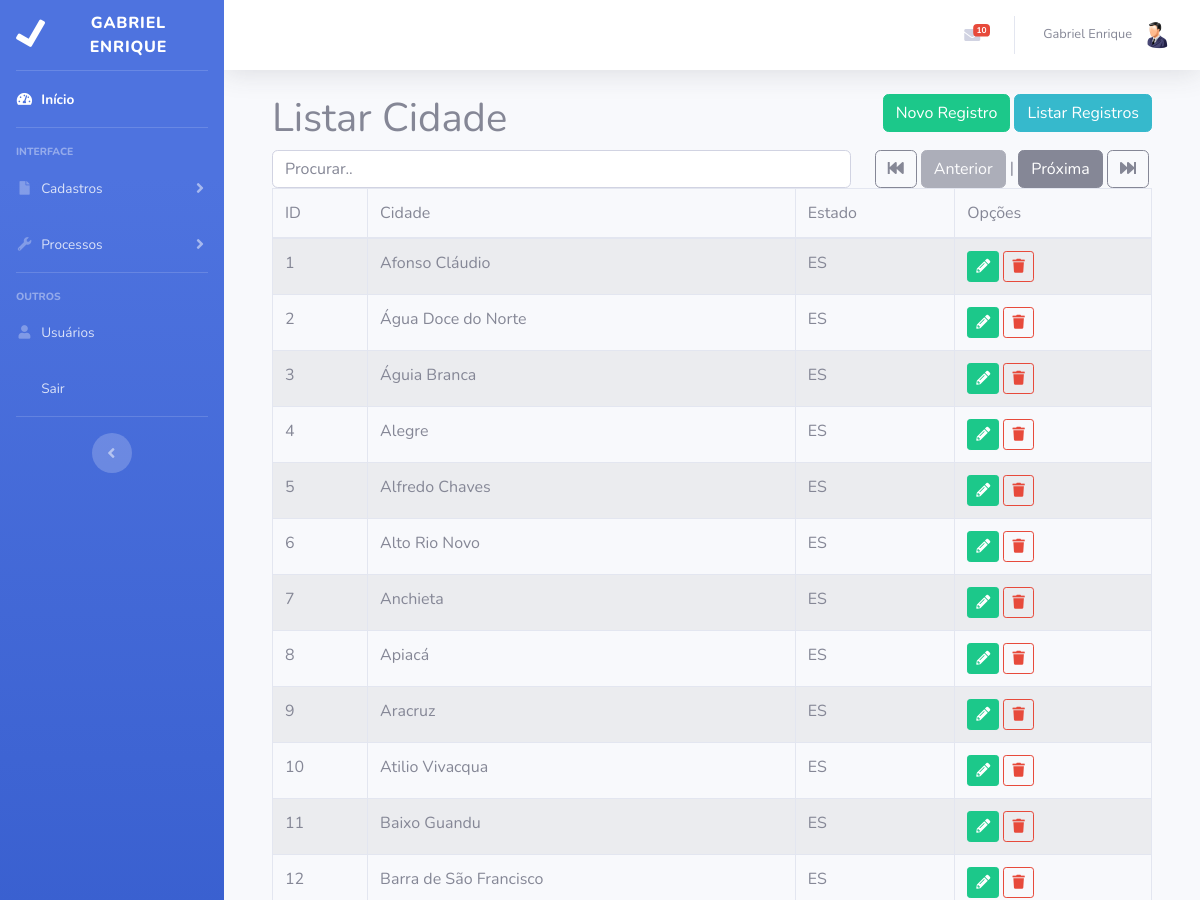
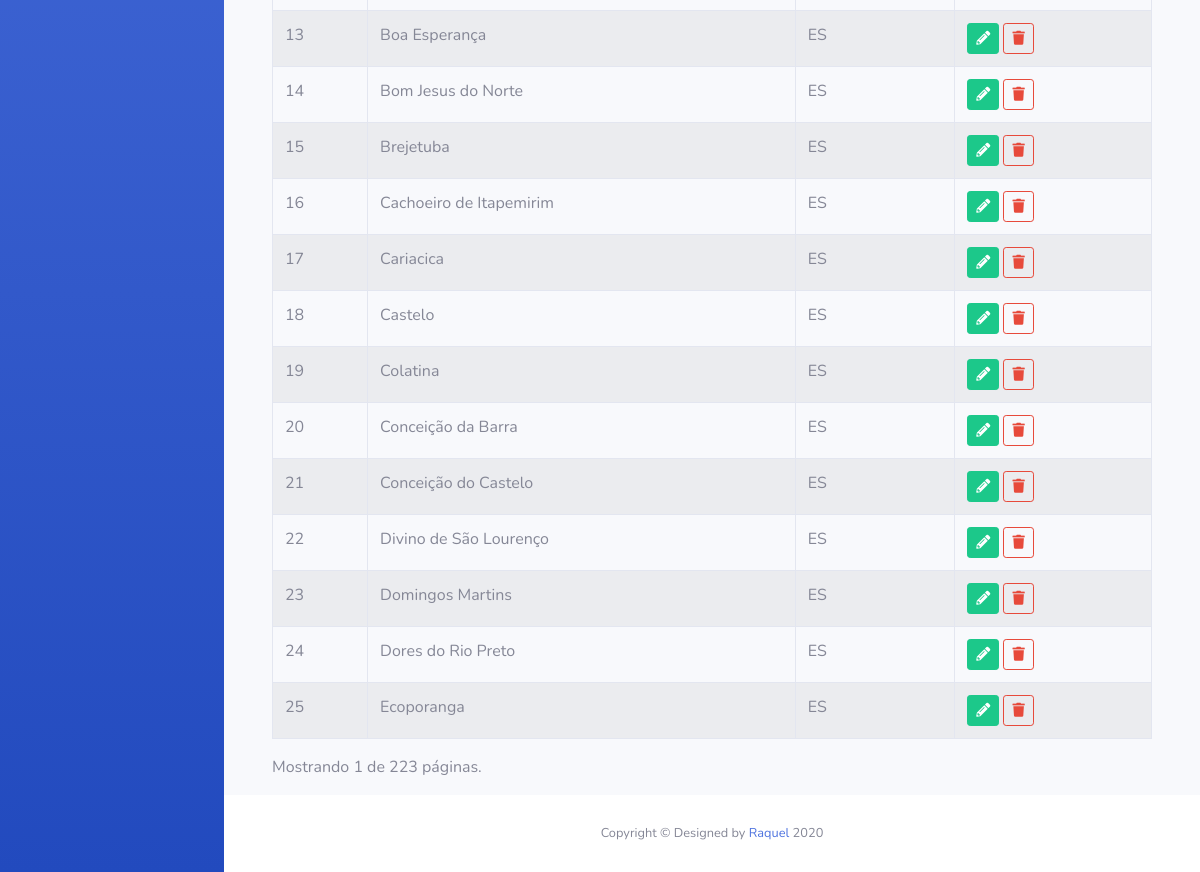
Screenshot of /admin/listar/cidade (signed in) with the database file from the repository (2 pictures, top to bottom).
### tables this page shows
CREATE TABLE `cidade` (
  `codigo` int(11) NOT NULL,
  `cidade` varchar(45) NOT NULL,
  `estado` varchar(2) NOT NULL
);

### admin/listar/cidade.php (the view, shortened to what this page needs)
<?php
$registroPg = "25";
if(!isset($p[3])){
    $pc = 1;
} else $pc = $p[3];
$inicio = $pc - 1;
$inicio = $inicio * $registroPg;
$limite = "SELECT * FROM cidade LIMIT $inicio, $registroPg";
$tr    = "SELECT max(codigo) as id FROM cidade";
$totalReg = $pdo->prepare($tr);
$totalReg->execute();
$tr = $totalReg->fetch(PDO::FETCH_OBJ);
$tp = $tr->id / $registroPg;
$anterior = $pc -1;
$proximo = $pc + 1;
$disabledA = $disabledP = "";
if ($pc == 1) {
$disabledA = "disabled";
}
?>
<div class="container">
	<h1 class="float-left">Listar Cidade</h1>
	<div class="float-right">
		<a href="cadastro/cidade" class="btn btn-success">Novo Registro</a>
		<a href="listar/cidade" class="btn btn-info">Listar Registros</a>
	</div>
	<div class="clearfix"></div>
    <div class="row">
        <div class="col-md-8">
            <input class="form-control" id="myInput" type="text" placeholder="Procurar..">
        </div>
        <div class="col-md-4 float-right">
            <a href='listar/cidade/0/1'class="btn btn-outline-secondary"><i class="fa fa-fast-backward"></i></a>
            <a href='listar/cidade/0/<?=$anterior;?>'  class='btn btn-secondary <?=$disabledA;?>'> Anterior </a> |
            <a href='listar/cidade/0/<?=$proximo;?>' class='btn btn-secondary <?=$disabledP;?>'>Próxima </a>
            <a href='listar/cidade/0/<?=round($tp);?>' class="btn btn-outline-secondary"><i class="fa fa-fast-forward"></i></a>
        </div>
    </div>
	<table class="table table-striped table-bordered" id="myTable">
		<thead>
			<tr>
				<td>ID</td>
				<td>Cidade</td>
                <td>Estado</td>
				<td>Opções</td>
			</tr>
		</thead>
		<tbody >
			<?php
				$consulta = $pdo->prepare($limite);
				$consulta->execute();
				while ( $dados = $consulta->fetch(PDO::FETCH_OBJ) ) {
					$id 	= $dados->codigo;
					$cidade	= $dados->cidade;
                    $estado = $dados->estado;
					echo '<tr>
						<td>'.$id.'</td>
						<td>'.$cidade.'</td>
                        <td>'.$estado.'</td>
                        <td>
							<a href="cadastro/cidade/'.$id.'" class="btn btn-success btn-sm">
								<i class="fas fa-pencil-alt"></i>
							</a>
							<a class="btn btn-outline-danger btn-sm"  href="javascript:excluir('.$id.')">
								<i class="fas fa-trash"></i>
							</a>
						</td>
					</tr>';
                }?>
		</tbody>
	</table>
        <p>Mostrando <?=$pc;?> de <?=round($tp);?> páginas.</p>
</div>

### rows the page displays
cidade: codigo "1", cidade "Afonso Cláudio", estado "ES"
cidade: codigo "2", cidade "Água Doce do Norte", estado "ES"
cidade: codigo "3", cidade "Águia Branca", estado "ES"
cidade: codigo "4", cidade "Alegre", estado "ES"
cidade: codigo "5", cidade "Alfredo Chaves", estado "ES"
cidade: codigo "6", cidade "Alto Rio Novo", estado "ES"
cidade: codigo "7", cidade "Anchieta", estado "ES"
cidade: codigo "8", cidade "Apiacá", estado "ES"
cidade: codigo "9", cidade "Aracruz", estado "ES"
cidade: codigo "10", cidade "Atilio Vivacqua", estado "ES"
cidade: codigo "11", cidade "Baixo Guandu", estado "ES"
cidade: codigo "12", cidade "Barra de São Francisco", estado "ES"
cidade: codigo "13", cidade "Boa Esperança", estado "ES"
cidade: codigo "14", cidade "Bom Jesus do Norte", estado "ES"
cidade: codigo "15", cidade "Brejetuba", estado "ES"
cidade: codigo "16", cidade "Cachoeiro de Itapemirim", estado "ES"
cidade: codigo "17", cidade "Cariacica", estado "ES"
cidade: codigo "18", cidade "Castelo", estado "ES"
cidade: codigo "19", cidade "Colatina", estado "ES"
cidade: codigo "20", cidade "Conceição da Barra", estado "ES"
cidade: codigo "21", cidade "Conceição do Castelo", estado "ES"
cidade: codigo "22", cidade "Divino de São Lourenço", estado "ES"
cidade: codigo "23", cidade "Domingos Martins", estado "ES"
cidade: codigo "24", cidade "Dores do Rio Preto", estado "ES"
cidade: codigo "25", cidade "Ecoporanga", estado "ES"

### other values shown
$_SESSION["tcc"]["nome"] "GABRIEL ENRIQUE"
$mensagens->registros "10"
$_SESSION["tcc"]["nome"] "Gabriel Enrique"
$pc "1"
$tp "223"
